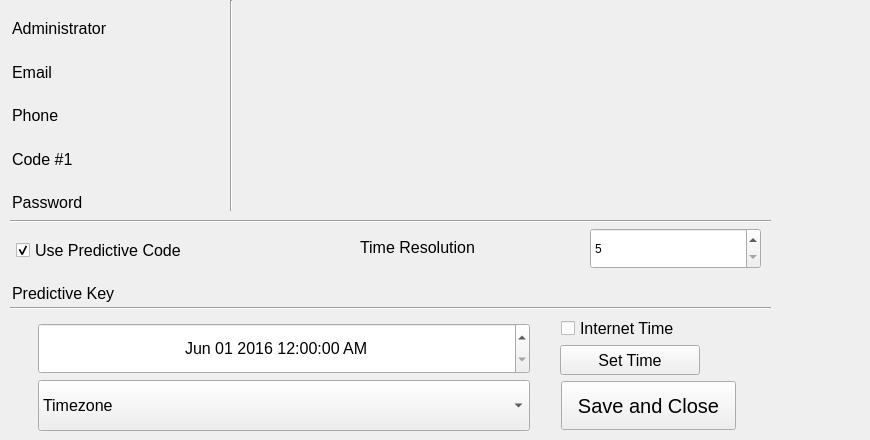
   <widget class="QWidget" name="tabAdministrator">
    <attribute name="title">
     <string>Administrator</string>
    </attribute>
    <widget class="QPushButton" name="btnDone">
     <property name="geometry">
      <rect>
       <x>561</x>
       <y>381</y>
       <width>175</width>
       <height>49</height>
      </rect>
     </property>
     <property name="font">
      <font>
       <pointsize>15</pointsize>
      </font>
     </property>
     <property name="text">
      <string>Save and Close</string>
     </property>
    </widget>
    <widget class="QWidget" name="layoutWidget">
     <property name="geometry">
      <rect>
       <x>12</x>
       <y>10</y>
       <width>221</width>
       <height>211</height>
      </rect>
     </property>
     <layout class="QVBoxLayout" name="verticalLayout">
      <item>
       <widget class="QLabel" name="lName">
        <property name="font">
         <font>
          <pointsize>12</pointsize>
         </font>
        </property>
        <property name="text">
         <string>Administrator</string>
        </property>
       </widget>
      </item>
      <item>
       <widget class="QLabel" name="lEmail">
        <property name="font">
         <font>
          <pointsize>12</pointsize>
         </font>
        </property>
        <property name="text">
         <string>Email</string>
        </property>
       </widget>
      </item>
      <item>
       <widget class="QLabel" name="lPhone">
        <property name="font">
         <font>
          <pointsize>12</pointsize>
         </font>
        </property>
        <property name="text">
         <string>Phone</string>
        </property>
       </widget>
      </item>
      <item>
       <widget class="QLabel" name="lAccessCd">
        <property name="font">
         <font>
          <pointsize>12</pointsize>
         </font>
        </property>
        <property name="text">
         <string>Code #1</string>
        </property>
       </widget>
      </item>
      <item>
       <widget class="QLabel" name="lPassword">
        <property name="font">
         <font>
          <pointsize>12</pointsize>
         </font>
        </property>
        <property name="text">
         <string>Password</string>
        </property>
       </widget>
      </item>
     </layout>
    </widget>
    <widget class="QWidget" name="layoutWidget">
     <property name="geometry">
      <rect>
       <x>235</x>
       <y>10</y>
       <width>521</width>
       <height>211</height>
      </rect>
     </property>
     <layout class="QVBoxLayout" name="verticalLayout_2">
      <item>
       <widget class="CClickableLabel" name="lblName">
        <property name="font">
         <font>
          <pointsize>12</pointsize>
          <underline>true</underline>
         </font>
        </property>
        <property name="mouseTracking">
         <bool>false</bool>
        </property>
        <property name="focusPolicy">
         <enum>Qt::NoFocus</enum>
        </property>
        <property name="text">
         <string/>
        </property>
        <property name="textInteractionFlags">
         <set>Qt::LinksAccessibleByMouse|Qt::TextSelectableByMouse</set>
        </property>
       </widget>
      </item>
      <item>
       <widget class="CClickableLabel" name="lblEmail">
        <property name="font">
         <font>
          <pointsize>12</pointsize>
          <underline>true</underline>
         </font>
        </property>
        <property name="mouseTracking">
         <bool>false</bool>
        </property>
        <property name="text">
         <string/>
        </property>
       </widget>
      </item>
      <item>
       <widget class="CClickableLabel" name="lblPhone">
        <property name="font">
         <font>
          <pointsize>12</pointsize>
          <underline>true</underline>
         </font>
        </property>
        <property name="mouseTracking">
         <bool>false</bool>
        </property>
        <property name="text">
         <string/>
        </property>
       </widget>
      </item>
      <item>
       <widget class="CClickableLabel" name="lblAccessCode">
        <property name="font">
         <font>
          <pointsize>12</pointsize>
          <underline>true</underline>
         </font>
        </property>
        <property name="text">
         <string/>
        </property>
       </widget>
      </item>
      <item>
       <widget class="CClickableLabel" name="lblPassword">
        <property name="font">
         <font>
          <pointsize>12</pointsize>
          <underline>true</underline>
         </font>
        </property>
        <property name="text">
         <string/>
        </property>
       </widget>
      </item>
     </layout>
    </widget>
    <widget class="QLabel" name="lKey">
     <property name="geometry">
      <rect>
       <x>12</x>
       <y>278</y>
       <width>201</width>
       <height>31</height>
      </rect>
     </property>
     <property name="font">
      <font>
       <pointsize>12</pointsize>
      </font>
     </property>
     <property name="text">
      <string>Predictive Key</string>
     </property>
    </widget>
    <widget class="QCheckBox" name="chkUsePredictive">
     <property name="geometry">
      <rect>
       <x>16</x>
       <y>237</y>
       <width>301</width>
       <height>26</height>
      </rect>
     </property>
     <property name="font">
      <font>
       <pointsize>12</pointsize>
      </font>
     </property>
     <property name="text">
      <string>Use Predictive Code</string>
     </property>
     <property name="checked">
      <bool>true</bool>
     </property>
    </widget>
    <widget class="CClickableLabel" name="lblKey">
     <property name="geometry">
      <rect>
       <x>230</x>
       <y>273</y>
       <width>541</width>
       <height>37</height>
      </rect>
     </property>
     <property name="font">
      <font>
       <pointsize>12</pointsize>
       <underline>true</underline>
      </font>
     </property>
     <property name="text">
      <string/>
     </property>
    </widget>
    <widget class="QLabel" name="lPredictiveCodeGenResolution">
     <property name="geometry">
      <rect>
       <x>360</x>
       <y>237</y>
       <width>201</width>
       <height>21</height>
      </rect>
     </property>
     <property name="font">
      <font>
       <pointsize>12</pointsize>
      </font>
     </property>
     <property name="text">
      <string>Time Resolution</string>
     </property>
    </widget>
    <widget class="QSpinBox" name="spinCodeGenResolution">
     <property name="geometry">
      <rect>
       <x>590</x>
       <y>228</y>
       <width>171</width>
       <height>41</height>
      </rect>
     </property>
     <property name="minimum">
      <number>5</number>
     </property>
     <property name="maximum">
      <number>360</number>
     </property>
     <property name="singleStep">
      <number>5</number>
     </property>
    </widget>
    <widget class="Line" name="line">
     <property name="geometry">
      <rect>
       <x>10</x>
       <y>213</y>
       <width>761</width>
       <height>16</height>
      </rect>
     </property>
     <property name="orientation">
      <enum>Qt::Horizontal</enum>
     </property>
    </widget>
    <widget class="Line" name="line_2">
     <property name="geometry">
      <rect>
       <x>221</x>
       <y>0</y>
       <width>20</width>
       <height>211</height>
      </rect>
     </property>
     <property name="orientation">
      <enum>Qt::Vertical</enum>
     </property>
    </widget>
    <widget class="Line" name="line_3">
     <property name="geometry">
      <rect>
       <x>10</x>
       <y>300</y>
       <width>761</width>
       <height>16</height>
      </rect>
     </property>
     <property name="orientation">
      <enum>Qt::Horizontal</enum>
     </property>
    </widget>
    <widget class="QDateTimeEdit" name="dtSystemTime">
     <property name="geometry">
      <rect>
       <x>38</x>
       <y>323</y>
       <width>492</width>
       <height>51</height>
      </rect>
     </property>
     <property name="font">
      <font>
       <pointsize>12</pointsize>
      </font>
     </property>
     <property name="alignment">
      <set>Qt::AlignCenter</set>
     </property>
     <property name="buttonSymbols">
      <enum>QAbstractSpinBox::UpDownArrows</enum>
     </property>
     <property name="accelerated">
      <bool>true</bool>
     </property>
     <property name="showGroupSeparator" stdset="0">
      <bool>true</bool>
     </property>
     <property name="maximumDate">
      <date>
       <year>2055</year>
       <month>12</month>
       <day>31</day>
      </date>
     </property>
     <property name="minimumDate">
      <date>
       <year>2016</year>
       <month>6</month>
       <day>1</day>
      </date>
     </property>
     <property name="currentSection">
      <enum>QDateTimeEdit::MonthSection</enum>
     </property>
     <property name="displayFormat">
      <string>MMM dd yyyy hh:mm:ss AP</string>
     </property>
     <property name="calendarPopup">
      <bool>false</bool>
     </property>
    </widget>
    <widget class="QCheckBox" name="cbInternetTime">
     <property name="geometry">
      <rect>
       <x>561</x>
       <y>315</y>
       <width>300</width>
       <height>26</height>
      </rect>
     </property>
     <property name="font">
      <font>
       <pointsize>12</pointsize>
      </font>
     </property>
     <property name="text">
      <string>Internet Time</string>
     </property>
    </widget>
    <widget class="QPushButton" name="btnSetTime">
     <property name="geometry">
      <rect>
       <x>560</x>
       <y>345</y>
       <width>140</width>
       <height>30</height>
      </rect>
     </property>
     <property name="font">
      <font>
       <pointsize>12</pointsize>
      </font>
     </property>
     <property name="text">
      <string>Set Time</string>
     </property>
    </widget>
    <widget class="QComboBox" name="cbTimeZone">
     <property name="geometry">
      <rect>
       <x>38</x>
       <y>380</y>
       <width>492</width>
       <height>51</height>
      </rect>
     </property>
     <property name="font">
      <font>
       <pointsize>12</pointsize>
      </font>
     </property>
     <item>
      <property name="text">
       <string>Timezone</string>
      </property>
     </item>
    </widget>
   </widget>
